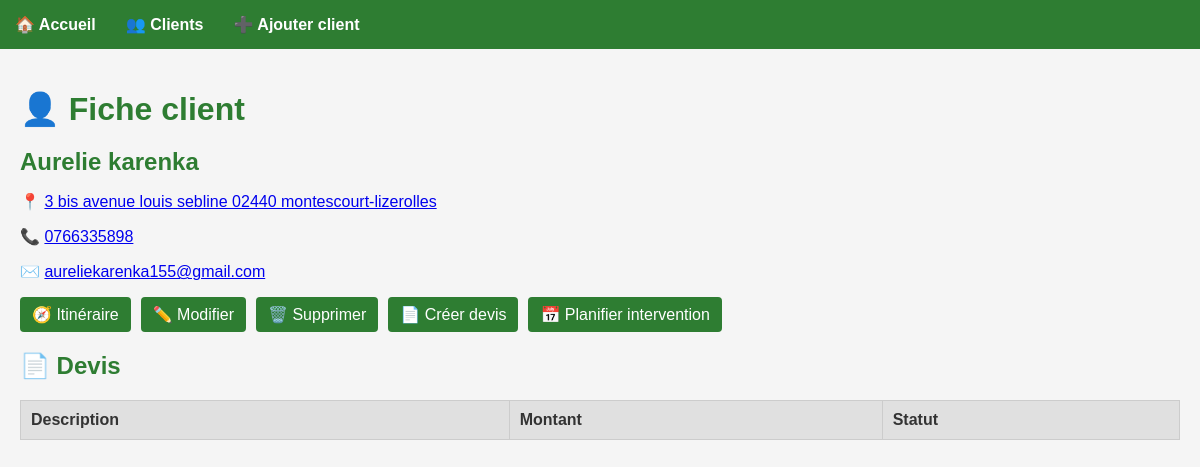
Page /client/2 on the committed database.
### tables this page shows
CREATE TABLE clients (
    id INTEGER PRIMARY KEY AUTOINCREMENT,
    nom TEXT,
    adresse TEXT,
    telephone TEXT,
    email TEXT
);

### app.py (the view)
@app.route('/client/<int:client_id>')
def fiche_client(client_id):
    client = get_client_by_id(client_id)
    client['devis'] = get_devis_by_client(client_id)
    return render_template("client.html", client=client)

### database.py (called while the page is built)
def get_client_by_id(client_id):
    conn = sqlite3.connect('base.db')
    cursor = conn.cursor()
    cursor.execute("SELECT id, nom, adresse, telephone, email FROM clients WHERE id = ?", (client_id,))
    row = cursor.fetchone()
    conn.close()
    if row:
        return {
            'id': row[0],
            'nom': row[1],
            'adresse': row[2],
            'telephone': row[3],
            'email': row[4]
        }
    return None

def get_devis_by_client(client_id):
    conn = sqlite3.connect('base.db')
    cursor = conn.cursor()
    cursor.execute("SELECT description, montant, statut FROM devis WHERE client_id = ?", (client_id,))
    rows = cursor.fetchall()
    conn.close()
    return [{'description': r[0], 'montant': r[1], 'statut': r[2]} for r in rows]

### templates/client.html (shortened to what this page needs)
{% extends 'base.html' %}
{% block content %}
  <h1>👤 Fiche client</h1>
  <div class="fiche-client">
    <h2>{{ client.nom }}</h2>
    <p>📍 <a href="https://www.google.com/maps/search/{{ client.adresse | urlencode }}" target="_blank">{{ client.adresse }}</a></p>
    <p>📞 <a href="tel:{{ client.telephone }}">{{ client.telephone }}</a></p>
    <p>✉️ <a href="mailto:{{ client.email }}">{{ client.email }}</a></p>
    <div class="btn-group">
      <a href="https://www.google.com/maps/dir/?api=1&destination={{ client.adresse | urlencode }}" target="_blank" class="btn">🧭 Itinéraire</a>
      <a href="/modifier-client/{{ client.id }}" class="btn">✏️ Modifier</a>
      <a href="/supprimer-client/{{ client.id }}" class="btn">🗑️ Supprimer</a>
      <a href="/creer-devis/{{ client.id }}" class="btn">📄 Créer devis</a>
      <a href="/ajouter-intervention/{{ client.id }}" class="btn">📅 Planifier intervention</a>
    </div>
  </div>
  <section>
    <h2>📄 Devis</h2>
    <table>
      <tr><th>Description</th><th>Montant</th><th>Statut</th></tr>
    </table>
  </section>
{% endblock %}

### static/style.css (style rules this page uses)
body { font-family: Arial, sans-serif; margin: 0; padding: 0; background-color: #f5f5f5; color: #333; }
h1, h2 { color: #2e7d32; margin-bottom: 10px; }
table { width: 100%; border-collapse: collapse; margin-top: 20px; }
th, td { border: 1px solid #ccc; padding: 10px; text-align: left; }
th { background-color: #e0e0e0; }
.btn-group { display: flex; flex-wrap: wrap; gap: 10px; margin-top: 15px; }
.btn { background-color: #2e7d32; color: white; padding: 8px 12px; border-radius: 4px; text-decoration: none; }

### rows in the picture
clients: nom "Aurelie karenka", adresse "3 bis avenue louis sebline 02440 montescourt-lizerolles", telephone "0766335898", email "aureliekarenka155@gmail.com"
